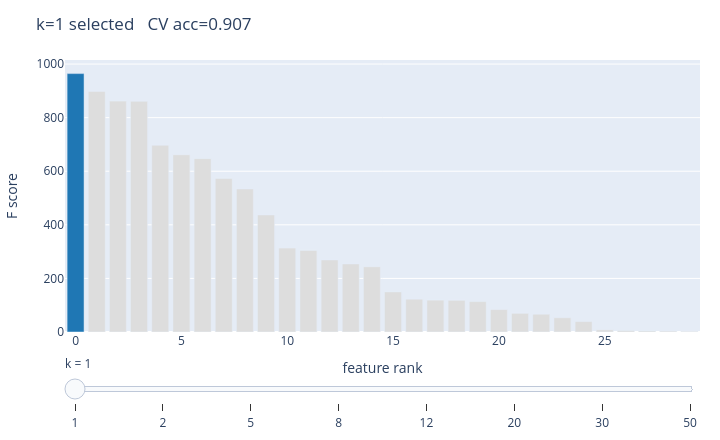

Notebook cell for this chart:
### Markdown cell above
### インタラクティブ: 選ぶ特徴数 k

`SelectKBest` の k をスライダーで動かし、選ばれた特徴(青=本物 / 赤=ノイズ)と CV 精度を見ます。
k を増やしすぎるとノイズが混じり精度が頭打ち/低下します(静的 HTML 可)。

### Code cell
from sklearn.feature_selection import SelectKBest

ks = [1, 2, 5, 8, 12, 20, 30, 50]
order_all = np.argsort(f_scores)[::-1]
frames = []
for k in ks:
    sel = set(order_all[:k].tolist())
    acc = cross_val_score(
        make_pipeline(StandardScaler(), SelectKBest(f_classif, k=k), LogisticRegression(max_iter=5000)),
        X, y, cv=5).mean()
    colors = ["#1f77b4" if (i in sel and "noise" not in feat_names[i]) else
              ("#d62728" if i in sel else "#dddddd") for i in order_all[:30]]
    frames.append(go.Frame(name=str(k),
                           data=[go.Bar(x=list(range(30)), y=list(f_scores[order_all[:30]]), marker_color=colors)],
                           layout={"title": f"k={k} selected   CV acc={acc:.3f}"}))
fig = go.Figure(data=frames[0].data, frames=frames)
steps = [{"args": [[f.name], {"frame": {"duration": 0, "redraw": True}, "mode": "immediate"}],
          "label": f.name, "method": "animate"} for f in frames]
fig.update_layout(sliders=[{"steps": steps, "currentvalue": {"prefix": "k = "}}],
                  title=frames[0].layout.title.text, xaxis_title="feature rank", yaxis_title="F score",
                  width=720, height=440, margin={"l": 50, "r": 20, "t": 60, "b": 40})
fig.show()

### Figure 1 — Plotly figure (JSON) as saved in the notebook; plotly's stock layout.template omitted (floating-point values rounded to 4 significant figures)
{"data": [{"marker": {"color": ["#1f77b4", "#dddddd", "#dddddd", "#dddddd", "#dddddd", "#dddddd", "#dddddd", "#dddddd", "#dddddd", "#dddddd", "#dddddd", "#dddddd", "#dddddd", "#dddddd", "#dddddd", "#dddddd", "#dddddd", "#dddddd", "#dddddd", "#dddddd", "#dddddd", "#dddddd", "#dddddd", "#dddddd", "#dddddd", "#dddddd", "#dddddd", "#dddddd", "#dddddd", "#dddddd"]}, "type": "bar", "x": [0, 1, 2, 3, 4, 5, 6, 7, 8, 9, 10, 11, 12, 13, 14, 15, 16, 17, 18, 19, 20, 21, 22, 23, 24, 25, 26, 27, 28, 29], "y": [964.4, 897.9, 861.7, 860.8, 697.2, 661.6, 647.0, 573.1, 533.8, 436.7, 313.2, 304.3, 268.8, 253.9, 243.7, 149.6, 122.5, 118.9, 118.1, 113.3, 83.65, 69.53, 66.44, 53.25, 39.01, 8.14, 5.138, 4.048, 3.468, 2.599]}], "layout": {"height": 440, "margin": {"b": 40, "l": 50, "r": 20, "t": 60}, "sliders": [{"currentvalue": {"prefix": "k = "}, "steps": [{"args": [["1"], {"frame": {"duration": 0, "redraw": true}, "mode": "immediate"}], "label": "1", "method": "animate"}, {"args": [["2"], {"frame": {"duration": 0, "redraw": true}, "mode": "immediate"}], "label": "2", "method": "animate"}, {"args": [["5"], {"frame": {"duration": 0, "redraw": true}, "mode": "immediate"}], "label": "5", "method": "animate"}, {"args": [["8"], {"frame": {"duration": 0, "redraw": true}, "mode": "immediate"}], "label": "8", "method": "animate"}, {"args": [["12"], {"frame": {"duration": 0, "redraw": true}, "mode": "immediate"}], "label": "12", "method": "animate"}, {"args": [["20"], {"frame": {"duration": 0, "redraw": true}, "mode": "immediate"}], "label": "20", "method": "animate"}, {"args": [["30"], {"frame": {"duration": 0, "redraw": true}, "mode": "immediate"}], "label": "30", "method": "animate"}, {"args": [["50"], {"frame": {"duration": 0, "redraw": true}, "mode": "immediate"}], "label": "50", "method": "animate"}]}], "title": {"text": "k=1 selected   CV acc=0.907"}, "width": 720, "xaxis": {"title": {"text": "feature rank"}}, "yaxis": {"title": {"text": "F score"}}}}
